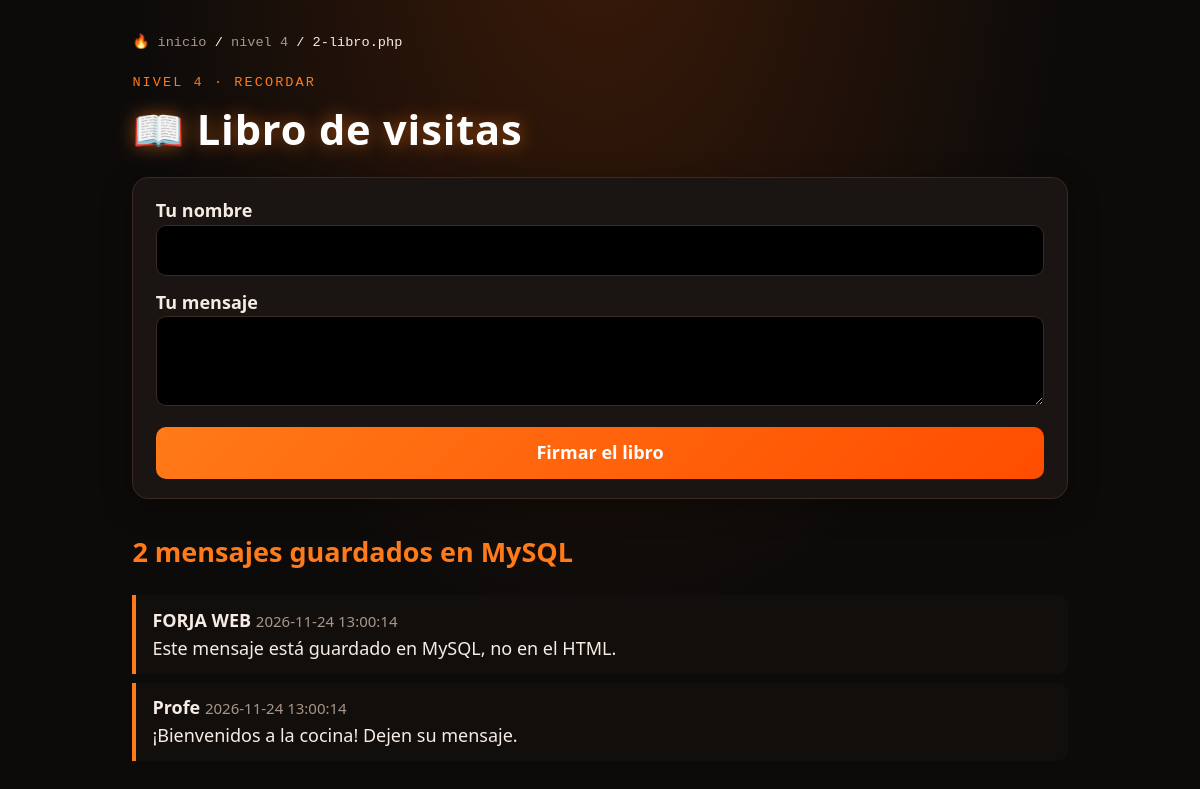
The page /04-recordar/2-libro.php on the database its author committed.
### tables this page shows
CREATE TABLE visitas (
  id      INT AUTO_INCREMENT PRIMARY KEY,
  nombre  VARCHAR(60)  NOT NULL,
  mensaje VARCHAR(280) NOT NULL,
  creado  DATETIME     NOT NULL DEFAULT CURRENT_TIMESTAMP
);

### www/04-recordar/2-libro.php (the view, shortened to what this page needs)
<?php
require 'conexion.php';
$mensajes = $pdo->query('SELECT nombre, mensaje, creado FROM visitas ORDER BY id DESC LIMIT 30')->fetchAll();
$total    = $pdo->query('SELECT COUNT(*) FROM visitas')->fetchColumn();
?>
<!DOCTYPE html>
<html lang="es">
<head>
  <link rel="stylesheet" href="/assets/fogon.css">
</head>
<body>
<main>
  <div class="migas"><a href="/">🔥 inicio</a> / <a href="/04-recordar/">nivel 4</a> / 2-libro.php</div>
  <div class="kicker">NIVEL 4 · RECORDAR</div>
  <h1>📖 Libro de visitas</h1>
  <div class="tarjeta">
    <form method="post">
      <label>Tu nombre <input name="nombre" maxlength="60" required></label>
      <label>Tu mensaje <textarea name="mensaje" maxlength="280" required></textarea></label>
      <button>Firmar el libro</button>
    </form>
  </div>
  <h2><?= $total ?> mensajes guardados en MySQL</h2>
  <?php foreach ($mensajes as $m): ?>
    <div class="mensaje">
      <b><?= $m['nombre'] ?></b> <small><?= $m['creado'] ?></small><br>
      <?= $m['mensaje'] ?>
    </div>
  <?php endforeach; ?>
</main>
</body>
</html>

### www/assets/fogon.css (style rules this page uses)
:root { --bg: #0d0b0a; --panel: #1a1512; --linea: #3a2a1f; --fuego: #ff7a18; --oro: #ffc93c; --cian: #00e5ff; --verde: #39ff88; --rojo: #ff3d5a; --texto: #f6ece4; --gris: #a8968a; }
* { box-sizing: border-box; }
body { margin: 0; min-height: 100vh; color: var(--texto); font-family: system-ui, -apple-system, "Segoe UI", Roboto, sans-serif; font-size: 18px; line-height: 1.55; background: radial-gradient(ellipse at 50% -10%, #3a1a08 0%, var(--bg) 55%) fixed; }
main { max-width: 980px; margin: 0 auto; padding: 2rem 1.4rem 4rem; }
a { color: var(--oro); }
h1 { font-size: 2.6rem; margin: .2rem 0 .6rem; color: #fff; letter-spacing: .02em; text-shadow: 0 0 18px rgba(255,122,24,.55); }
h2 { color: var(--fuego); margin-top: 2rem; }
.kicker { font-family: ui-monospace, Consolas, monospace; color: var(--fuego); letter-spacing: .15em; font-size: .85rem; }
.migas { font-family: ui-monospace, Consolas, monospace; font-size: .85rem; margin-bottom: 1.2rem; }
.migas a { color: var(--gris); text-decoration: none; }
.tarjeta { background: var(--panel); border: 1px solid var(--linea); border-radius: 16px; padding: 1.2rem 1.4rem; margin: 1rem 0; box-shadow: 0 8px 30px rgba(0,0,0,.35); }
form { display: grid; gap: .8rem; }
label { font-weight: 600; }
input, textarea, select { font: inherit; padding: .65rem .8rem; border-radius: 10px; border: 1px solid var(--linea); background: #000; color: var(--texto); width: 100%; }
textarea { min-height: 90px; }
button { font: inherit; font-weight: 700; padding: .75rem 1.2rem; border-radius: 10px; border: 0; cursor: pointer; background: linear-gradient(135deg, var(--fuego), #ff4d00); color: #fff; }
.mensaje { border-left: 4px solid var(--fuego); background: #120e0c; padding: .7rem 1rem; border-radius: 0 10px 10px 0; margin: .6rem 0; }
.mensaje small { color: var(--gris); }

### rows shown on the page
visitas: nombre "FORJA WEB", creado "2026-11-24 13:00:14", mensaje "Este mensaje está guardado en MySQL, no en el HTML."
visitas: nombre "Profe", creado "2026-11-24 13:00:14", mensaje "¡Bienvenidos a la cocina! Dejen su mensaje."

### other values the page prints
$total "2"
